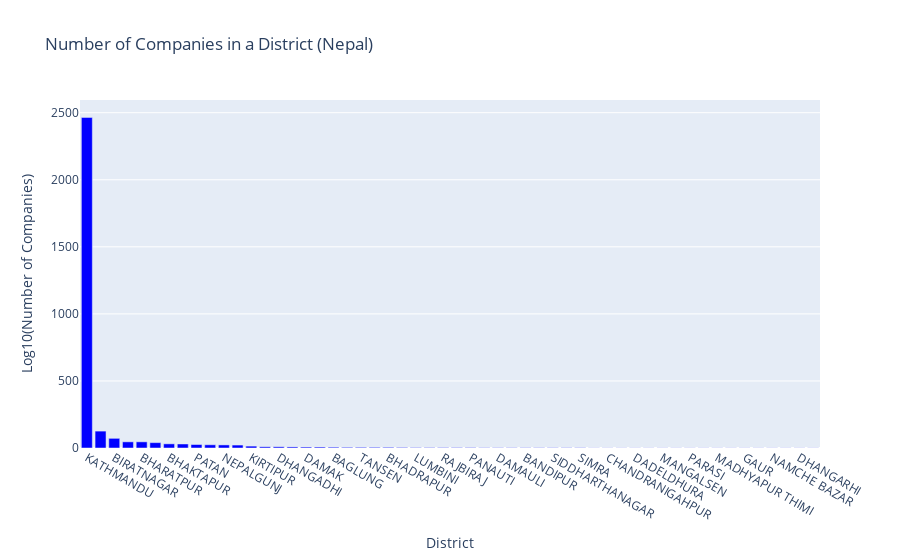

The code cell stored with this chart in its notebook:
### Code cell
import json
import plotly.graph_objects as go
import numpy as np

# Check the number of companies in different districts
districts=[item['district_location'] for item in data]
district_counts={}

for district in districts:
    if district in district_counts:
        district_counts[district]+=1
    else:
        district_counts[district]=1

del district_counts['[email\xa0protected]']

# Count number of None values
none_count = district_counts.pop(None, 0)

# Remove None from district_counts
if None in district_counts:
    del district_counts[None]

# Sort district_counts in descending order based on values
district_counts = dict(sorted(district_counts.items(), key=lambda x: x[1], reverse=True))

# district_counts
district_names = list(district_counts.keys())
district_names = [name.upper() for name in district_names]
district_values = list(district_counts.values())

# print(district_names,district_values)

# Create the bar trace
bar_trace = go.Bar(
    x=district_names,
    y=district_values,
    marker=dict(color='blue')
)

# Create the layout
layout = go.Layout(
    title='Number of Companies in a District (Nepal)',
    xaxis=dict(title='District'),
    yaxis=dict(title='Log10(Number of Companies)'),
)

# Create the figure
fig = go.Figure(data=[bar_trace], layout=layout)

# Show the figure
fig.show(config={'scrollZoom': True})

### Figure 1 — Plotly figure (JSON) as saved in the notebook; plotly's stock layout.template omitted (floating-point values rounded to 4 significant figures)
{"data": [{"marker": {"color": "blue"}, "type": "bar", "x": ["KATHMANDU", "POKHARA", "BIRATNAGAR", "BUTWAL", "BHARATPUR", "BIRGUNJ", "BHAKTAPUR", "DHARAN", "PATAN", "JANAKPUR", "NEPALGUNJ", "HETAUDA", "KIRTIPUR", "LALITPUR", "DHANGADHI", "ITAHARI", "DAMAK", "BIRTAMODE", "BAGLUNG", "VIEW MAP ", "TANSEN", "BANEPA", "BHADRAPUR", "MAHENDRANAGAR", "LUMBINI", "TULSIPUR", "RAJBIRAJ", "BIRENDRANAGAR", "PANAUTI", "JUMLA", "DAMAULI", "BIRGANJ", "BANDIPUR", "RATNANAGAR", "SIDDHARTHANAGAR", "LAHAN", "SIMRA", "GULARIYA", "CHANDRANIGAHPUR", "GAIGHAT", "DADELDHURA", "PUTALIBAZAR", "MANGALSEN", "BIDUR", "PARASI", "TIKAPUR", "MADHYAPUR THIMI", "DHANKUTA", "GAUR", "INARUWA", "NAMCHE BAZAR", "DHULIKHEL", "DHANGARHI", "JALESHWAR"], "y": [2465, 126, 72, 46, 46, 40, 31, 30, 26, 24, 23, 22, 14, 9, 9, 8, 7, 7, 6, 5, 5, 5, 5, 4, 3, 3, 3, 3, 3, 2, 2, 2, 2, 2, 2, 2, 2, 1, 1, 1, 1, 1, 1, 1, 1, 1, 1, 1, 1, 1, 1, 1, 1, 1]}], "layout": {"title": {"text": "Number of Companies in a District (Nepal)"}, "xaxis": {"title": {"text": "District"}}, "yaxis": {"title": {"text": "Log10(Number of Companies)"}}}}
